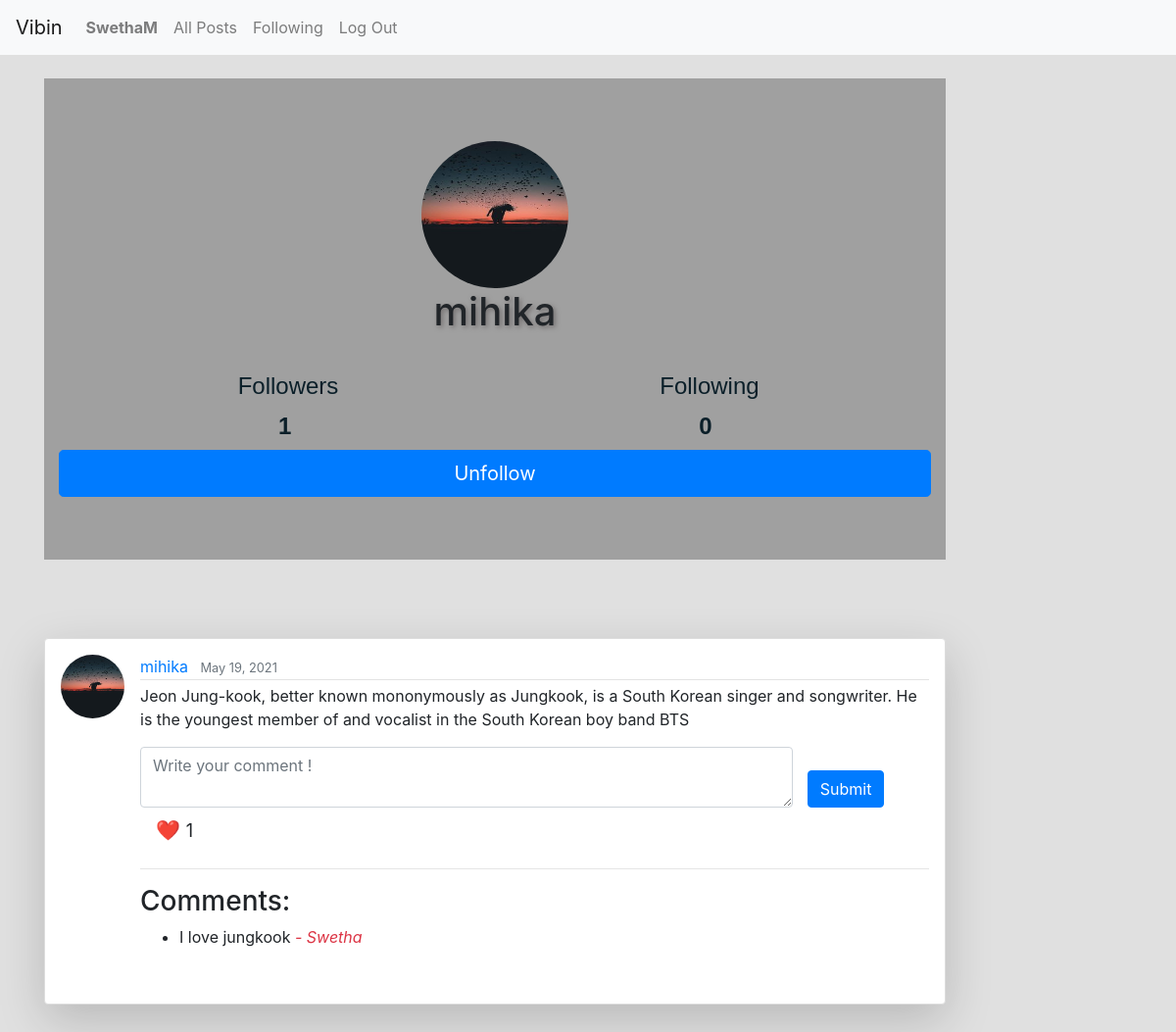
The app's page /user/mihika (signed in), older data.
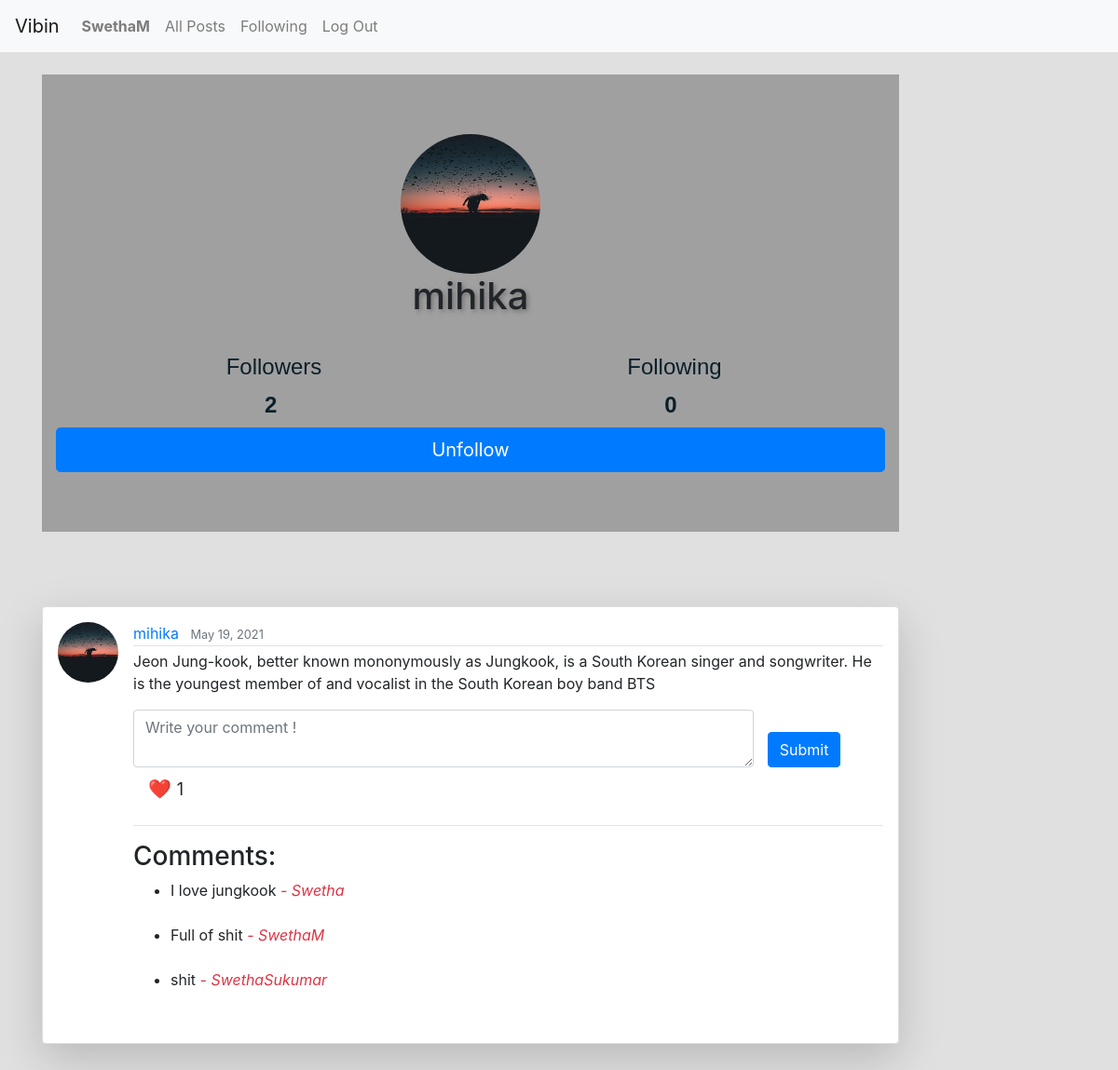
The same page, newer data.
### network/models.py (models this page shows, shortened)
class User(AbstractUser):
    followers = models.ManyToManyField('self',symmetrical = False, related_name='following', blank=True)

class Post(models.Model):
    user = models.ForeignKey('User', on_delete=models.CASCADE, related_name="posts")
    content = models.TextField(blank=True)
    image = models.ImageField(upload_to='images/', blank=True, null = True)
    likes = models.ManyToManyField('User', related_name="liked_posts", blank=True)
    timestamp = models.DateTimeField(auto_now_add=True)

class Comment(models.Model):
    user = models.ForeignKey("User", on_delete=models.CASCADE, related_name="commented_user")
    post = models.ForeignKey("Post", on_delete=models.CASCADE, related_name="comments")
    comment = models.TextField(max_length=500, validators=[validate_is_profane])

### network/views.py (the view)
# urls.py: path("user/<str:username>", views.user_page, name="user"),
@login_required
def user_page(request, username):
    target_user = User.objects.get(username=username)
    posts = Post.objects.filter(user__username=username).order_by("-timestamp")
    paginator = Paginator(posts, 10)
    page_obj = paginator.get_page(request.GET.get('page'))
    return render(request, "network/profile.html", {
        "target_user": target_user,
        "page_obj": page_obj
    })

### network/templates/network/profile.html (shortened to what this page needs)
{% extends "network/layout.html" %}
{% load static %}
{% block body %}
    <div class="jumbotron jumbotron-fluid" style="background-color:rgba(148, 148, 148, 0.836);">
        <div class="container">
            <img class="rounded-circle profile mx-auto d-block img-fluid unlock-icon" src= "{% static 'network/default.jpg' %}">
            <h1 class="col-auto mr-auto" style="text-align: center;">{{ target_user.username }}</h1>
            <br/>
            <div class="container">
                <div class="row justify-content-center">
                    <div class="col-4 d-flex justify-content-center">
                        <button id="follower" type="button" class="button btn btn-light"><h4>Followers</h4>
                        <span class ="pr-5" style="font-size:x-large ;"><b>{{ target_user.followers.all.count }}</b></span></button>
                    </div>
                    <div class="col-4 d-flex justify-content-end">
                        <button  id="following" type="button" class="button btn btn-light"><h4>Following</h4>
                        <span class ="pr-5" style="font-size:x-large ;"><b>{{target_user.following.all.count }}</b></span></button>
                    </div>
                </div>
            </div>
            {% if user.is_authenticated %}
                {% if user.id != target_user.id %}
                    <button id="follow-btn" class="btn btn-primary btn-lg btn-block">
                    {% if not user in target_user.followers.all %}
                        Follow
                    {% else %}
                        Unfollow
                    {% endif %}
                    </button>
                {% endif %}
            {% endif %}
        </div>
    </div>
{% endblock %}

### network/templates/network/layout.html (shortened to what this page needs)
{% load static %}
{% load profanity %}
<!DOCTYPE html>
<html lang="en">
    <head>
        <link rel="stylesheet" href="https://stackpath.bootstrapcdn.com/bootstrap/4.4.1/css/bootstrap.min.css">
        <link href="{% static 'network/styles.css' %}" rel="stylesheet">
    </head>
    <body>
        <nav class="navbar navbar-expand-lg navbar-light bg-light">
            <a class="navbar-brand" href="{% url 'index' %}">Vibin</a>
        <div>
            <ul class="navbar-nav mr-auto">
                {% if user.is_authenticated %}
                    <li class="nav-item">
                        <a class="nav-link" href="{% url 'user' user.username %}"><strong>{{ user.username }}</strong></a>
                    </li>
                {% endif %}
                <li class="nav-item">
                    <a class="nav-link" href="{% url 'index' %}">All Posts</a>
                </li>
                {% if user.is_authenticated %}
                    <li class="nav-item">
                        <a class="nav-link" href="{% url 'following' %}">Following</a>
                    </li>
                    <li class="nav-item">
                        <a class="nav-link" href="{% url 'logout' %}">Log Out</a>
                    </li>
                {% endif %}
            </ul>
            </div>
        </nav>
        <div class="body">
            <main role="main" class="container">
                <div class="row">
                    <div class="col-lg-10">
                    <br/>
                    {% block body %}
                    {% endblock %}
                    <br/><br/>
                    {% if page_obj %}
                    {% for post in page_obj %}
                    <article class="media content-section shadow-lg p-3 mb-5 bg-white rounded">
                        <img class="rounded-circle article-img" src= "{% static 'network/default.jpg' %}">
                        <div  class="media-body">
                            <div class="article-metadata">
                                <a class="mr-2" href="{% url 'user' post.user %}">{{ post.user }}</a>
                                <small class="text-muted">{{ post.timestamp|date:"F d, Y" }}</small>
                            </div>
                            <p class="article-content" id="content-{{ post.id }}" style="white-space: pre-line">{{ post.content }}</p>
                                <form class="row" action="{% url 'comment' post.id %}" method="post">
                                    <div class="col-12 col-md-10">
                                        <textarea type="text" class="form-control" required name="content" placeholder="Write your comment !"></textarea>
                                    </div>
                                    <div class="d-flex align-items-end">
                                        <button type="submit" class="submit-comment btn btn-primary" >Submit</button>
                                    </div>
                                </form>
                            <div class=" btn-lg topright" onclick="like('{{ post.id }}');">
                                {% if user in post.likes.all %}
                                    <a class="heart " id="heart-{{ post.id }}">❤️</a>
                                {% else %}
                                    <a class="heart" id="heart-{{ post.id }}">🤍</a>
                                {% endif %}
                                <span id="counter-{{ post.id }}" style="font-size: large;">{{ post.likes.all.count }}</span>
                            </div>
                        <hr>
                        <h3>Comments:</h3>
                        <ul>
                            {% for comment in post.comments.all %}
                                    <li class="fakeimg">{{ comment.comment|censor }} <cite class="text-danger">- {{comment.user.username}}</cite></li>
                                    <br/>
                            {% empty %}
                                    No Comments yet!
                            {% endfor %}
                        </ul>
                    </article>
                    {% empty %}
                        <h2><i>No posts</i></h2>
                {% endfor %}
                {% endif %}
            </div>
                </div>
                </div>
    </body>
</html>

### network/static/network/styles.css (style rules this page uses)
body { background-color: #e0e0e0; }
.nav-link { color: #3b4c5d ; }
.content-section { background: #ffffff; padding: 10px 20px; border: 1px solid #dddddd; border-radius: 3px; margin-bottom: 20px; box-shadow: 10px 10px 5px rgb(255, 255, 255); }
.article-content { white-space: pre-line; }
.article-img { height: 65px; width: 65px; margin-right: 16px; }
.article-metadata { padding-bottom: 1px; margin-bottom: 4px; border-bottom: 1px solid #e3e3e3 }
h1 { text-shadow: 2px 2px 5px rgb(114, 110, 110); }
.profile { height: 150px; width: 150px; }
.button { text-decoration: none; margin-left: -50%; background-color: transparent; border: none; font-family: arial, sans-serif; color: rgb(11, 31, 41); cursor: pointer; -moz-text-align-last: right; text-align-last: right; padding-left: 20px; }
.heart { cursor: pointer; }

Row changes from the older to the newer data that the page shows:
computed for User "mihika": followers.all.count "1" → "2"
added Comment: comment|censor "Full of shit", user.username "SwethaM"
added Comment: comment|censor "shit", user.username "SwethaSukumar"
